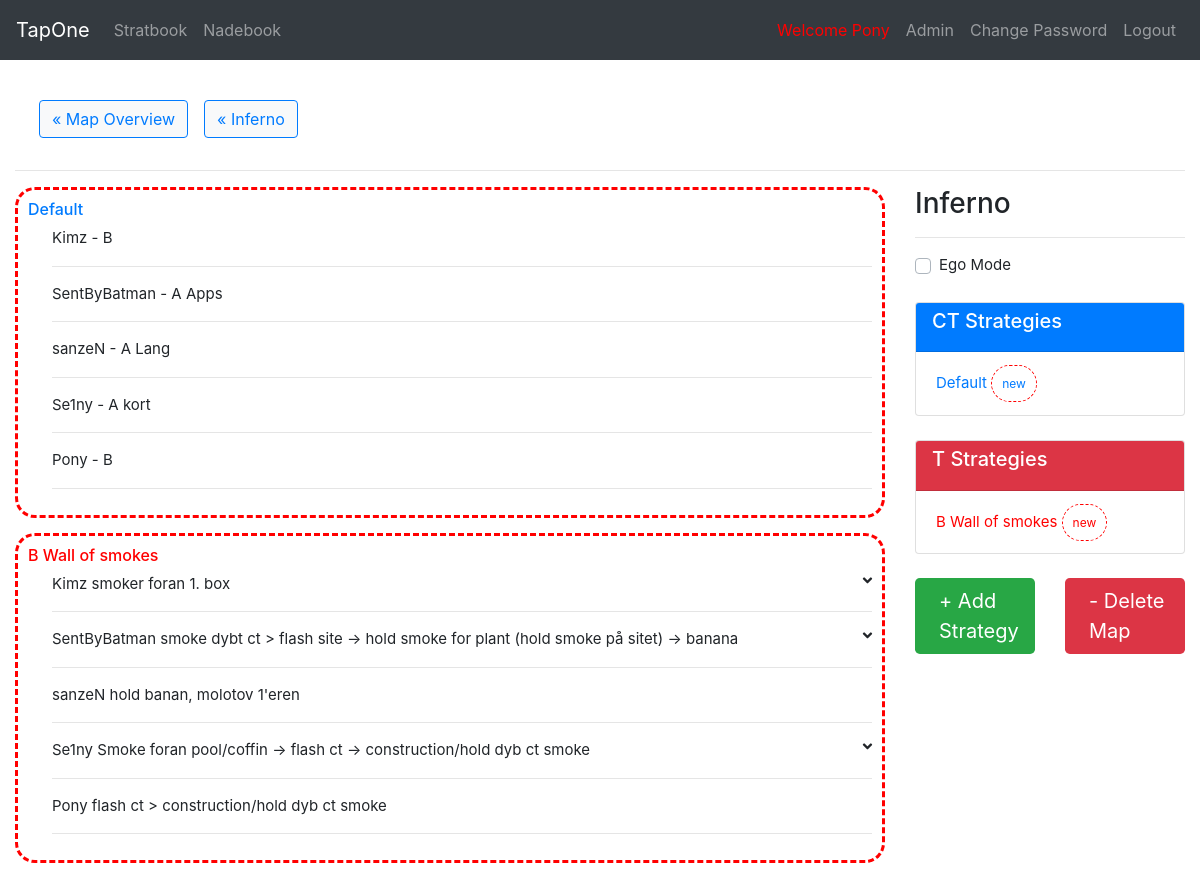
Page /stratbook/map/6/ (signed in) on the earlier database version.
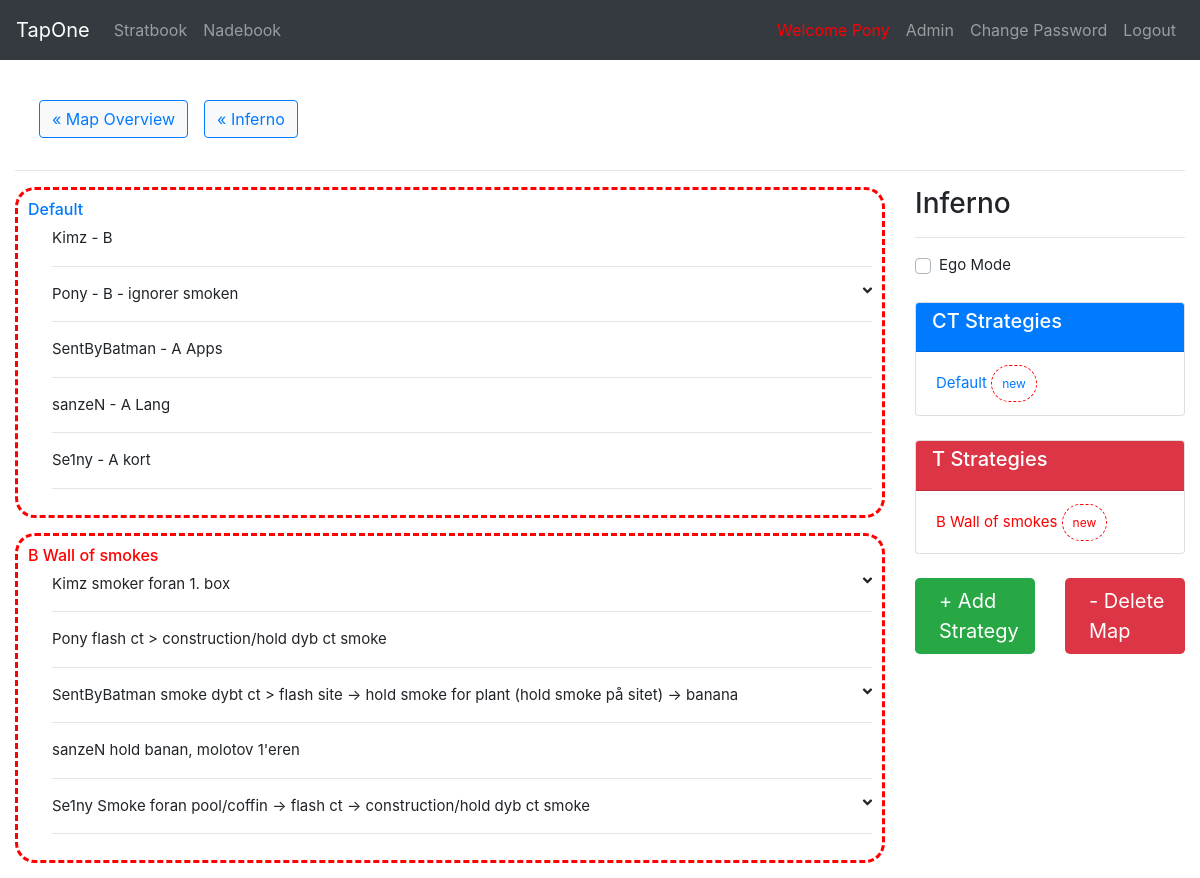
Same page on the later database version.
### StratBook/models.py (models this page shows, shortened)
class Strategy(models.Model):
    TEAM_CHOICES = [
        ('T', 'Terrorist'),
        ('CT', 'Counter-Terrorist')
    ]
    map_name = models.ForeignKey(Map, on_delete=models.CASCADE)
    name = models.CharField(max_length=200)
    team = models.CharField(max_length=2, choices=TEAM_CHOICES)
    added_date = models.DateTimeField('date added', default=timezone.now)
    updated_date = models.DateTimeField('date added', default=timezone.now)
    category = models.ForeignKey(Category, null=True, blank=True, on_delete=models.SET_NULL)
    is_hidden = models.BooleanField(default=False)
    def is_new(self):
        time_between_insertion =  timezone.now() - self.updated_date
        return time_between_insertion.days < 7
    def print_if_new(self):
        if self.is_new():
            return "new"
    def bullets(self):
        return self.bullet_set.order_by(F('player__playerordering__number').asc(nulls_last=True))

class Bullet(models.Model):
    text = models.CharField(max_length=200, blank=True)
    strategy = models.ForeignKey(Strategy, on_delete=models.CASCADE)
    player = models.ForeignKey(get_user_model(),
            on_delete=models.SET_NULL, blank=True, null=True)
    nade = models.ForeignKey(Nade, on_delete=models.SET_NULL, blank=True, null=True)
    def replace_player_text(self):
        if self.player:
            name = self.player.username
            return self.text.replace("@player", name)
        else:
            return self.text

### StratBook/views.py (the view)
# urls.py: path('map/<int:pk>/', views.MapDetailView.as_view(), name="map"),
@method_decorator(login_required, name='dispatch')
@method_decorator(permission_required('StratBook.view_map', raise_exception=True), name ='dispatch')
class MapDetailView(generic.DetailView):
    model = Map
    template_name = 'StratBook/map_detail_v2.html'
    context_object_name = 'map'

### StratBook/models.py (called while the page is built)
    def ct_strategies(self):
        return self.strategy_set.filter(team='CT').order_by(F('category__ordering').asc(nulls_last=True), 'name')

    def t_strategies(self):
        return self.strategy_set.filter(team='T').order_by(F('category__ordering').asc(nulls_last=True), 'name')

    def get_setup_image_url(self):
        if (self.setup_img):
            return self.setup_img.url
        if (self.setup_img_link):
            return self.setup_img_link
        return ''

    def get_image_url(self):
        if (self.img):
            return self.img.url
        if (self.img_link):
            return self.img_link
        return ''

    def type_text(self):
        for (t, name) in self.NADE_TYPE_CHOICES:
            if self.nade_type == t:
                return name

    def has_setup(self):
        if (self.setup_img):
            return True
        elif (self.setup_img_link):
            return True
        else:
            return False

### StratBook/templates/StratBook/map_detail_v2.html (shortened to what this page needs)
{% extends "base.html" %}
{% load static %}
{% block content %}
<link rel="stylesheet" type="text/css" href={% static 'StratBook/css/strat_detail.css' %}>
{% include 'StratBook/_mini_nav.html' %}
<hr>
<div class="row">
  <div class="col-md-9">
    <div class="strats">
      {% for strat in map.ct_strategies %}
        {% include 'StratBook/_strat_card.html' %}
      {% endfor %}
      {% for strat in map.t_strategies %}
        {% include 'StratBook/_strat_card.html' %}
      {% endfor %}
    </div>
  </div>
  <div class="col-md-3">
    <div class="sticky-top">
      <h3>{{map.name}}</h3>
      <hr>
      <div class="custom-control custom-checkbox mb-4">
        <label class="custom-control-label" for="egoCheck">Ego Mode</label>
      </div>
      <div class="card">
        <div class="card-header bg-primary text-white">
          <h5 class="card-title">CT Strategies</h5>
        </div>
        <div class="card-body">
          <p class="card-text">
          {% if not map.ct_strategies %}
            <p><small class="text-muted">No CT Strategies available</small></p>
          {% else %}
            {% for strat in map.ct_strategies %}
              <a class="{{strat.team}}-link" href="#strat-{{strat.id}}">{{strat.name}}
                {% if strat.is_new %}
                  <small class="new">new</small>
                {% endif %}
              </a>
            {% endfor %}
          {% endif %}
          </p>
        </div>
      </div>
      <div class="card mt-4">
        <div class="card-header bg-danger text-white">
          <h5 class="card-title">T Strategies</h5>
        </div>
        <div class="card-body">
          <p class="card-text">
          {% if not map.t_strategies %}
            <p><small class="text-muted">No T Strategies available</small></p>
          {% else %}
            {% for strat in map.t_strategies %}
              <a class="{{strat.team}}-link" href="#strat-{{strat.id}}">{{strat.name}}
                {% if strat.is_new %}
                  <small class="new">new</small>
                {% endif %}
              </a>
            {% endfor %}
          {% endif %}
          </p>
        </div>
      </div>
      <div class="row">
      {% if perms.StratBook.add_strategy %}
        <div class="col">
          <a href={% url 'StratBook:add_strat' map.id %} class="btn-block btn-lg mt-4 mb-4 btn-success">
            <div class="ml-2">+ Add Strategy</div>
          </a>
        </div>
        {% endif %}
        {% if perms.StratBook.delete_map %}
        <div class="col">
          <a href={% url 'StratBook:delete_map' map.id %}
                 class="btn-block btn-lg mt-4 mb-4 btn-danger">
            <div class="ml-2">- Delete Map</div>
          </a>
        </div>
        {% endif %}
      </div>
    </div>
  </div>
</div>
{% endblock %}

### StratBook/templates/StratBook/_strat_card.html (shortened to what this page needs)
{% if perms.AdminPage.can_view_hidden_strats or not strat.is_hidden %}
<div class="strat {{strat.print_if_new}}" id="strat-{{strat.id}}">
  <a class="{{strat.team}}-link" href={% url 'StratBook:strat' strat.id %}>
    <h6 class="mb-2">{{strat.name}}</h6>
  <div id="bullets-{{strat.id}}" class="ml-4">
    {% for bullet in strat.bullets %}
      {% include 'StratBook/_bullet_card_v2.html' %}
    {% endfor %}
  </div>
</div>
{% endif %}

### StratBook/templates/StratBook/_bullet_card_v2.html (shortened to what this page needs)
<div class="
      {% if bullet.player == user %}
      ego
      {% else %}
      selfless
      {% endif %}
      ">
  <a class="card-link" data-toggle="collapse" data-target="#collapse-{{bullet.id}}"
              aria-expanded="false" aria-controls="collapse-{{bullet.id}}">
    <div id="heading-{{bullet.id}}">
      {{bullet.replace_player_text}}
      {% if bullet.nade %}
        <span class="fas fa-angle-down float-right"></span>
      {% endif %}
    </div>
    <hr>
  </a>
</div>

Differences in the rows shown:
changed Bullet: replace_player_text "Pony - B" → "Pony - B - ignorer smoken"; nade_id empty → 13 (drawn); moves up the list
shown differently, row unchanged: Bullet "Pony flash ct > construction/hold dyb ct smoke": moves up the list
